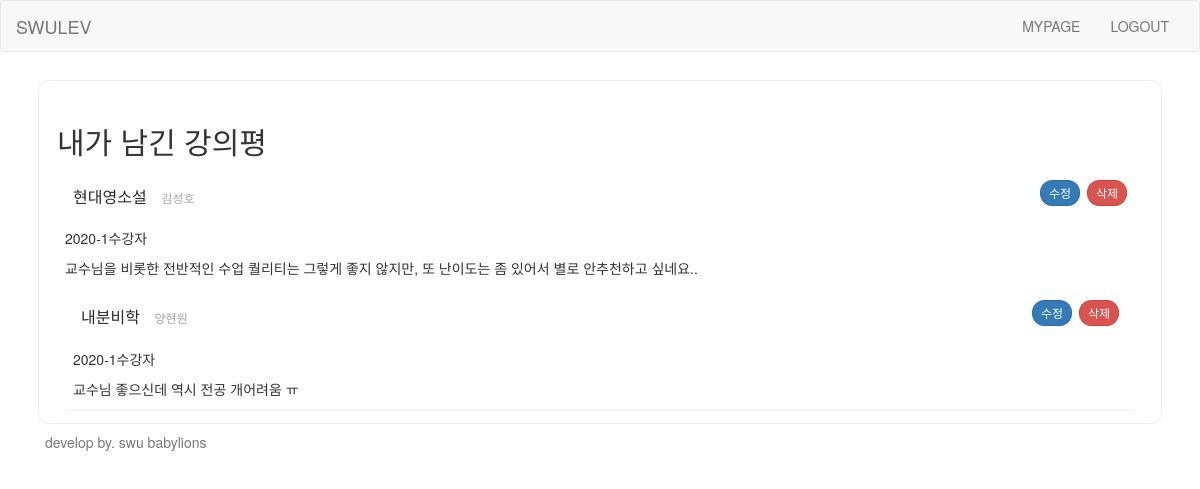
The app's page /mypage/ (signed in) with its own data.
### swuapp/models.py (models this page shows, shortened)
class Board(models.Model):
    content = models.TextField()
    quality = models.IntegerField()
    challenge = models.IntegerField()
    recommend = models.IntegerField()
    user = models.ForeignKey('Student_User', on_delete=models.CASCADE, related_name='user_id')
    lecture = models.ForeignKey('Lecture', on_delete=models.CASCADE, related_name='lecture')

class Lecture(models.Model):
    semester = models.CharField(max_length = 30)
    lectureid = models.CharField(max_length=20, primary_key=True, unique=True)
    lecturename = models.CharField(max_length=50)
    professor = models.CharField(max_length=50)

### swuapp/views.py (the view)
# urls.py: path('mypage/', mypage, name='mypage'),
def mypage(request):
    board = Board.objects.all
    lecture = Lecture.objects.all
    userlecture = UserLecture.objects.all
    if request.user.is_authenticated:
        username = str(request.user)
        mylecture = UserLecture.objects.filter(myuserid = str(request.user))
        return render(request, 'mypage.html', {'board':board, 'lecture':lecture, 'username':username, 'mylecture':mylecture})
    return render(request, 'mypage.html')

### swuapp/templates/mypage.html (shortened to what this page needs)
{% extends 'base.html' %}
{% block content %}
<div class="section">
    <h2>내가 남긴 강의평</h2>
    {% for board in board %}
    {% if board.user.userid == username %}
    <div class="mylectures">
      <span class="lecture">
        <h3>
          <span class="name">{{board.lecture.lecturename}}</span>
          <span class="professor">{{board.lecture.professor}}</span>
        </h3>
          <p class="info">
            <span class="semester">{{board.lecture.semester}}수강자</span>
          </p>
          <p class="text">{{board.content}}</p>
          <button type="button" class="btn btn-sm btn-primary" id="mypagebt" value={{board.lecture.lectureid}} onclick="location.href='{% url 'edit' board.id%}'">수정</button>
         <button type="button" class="btn btn-sm btn-danger" value={{board.lecture.lectureid}} onclick="location.href='{% url 'delete' board.id%}'">삭제</button>
        {% endif %}
        {%endfor%}
      </span>
    </div>
</div>
{% endblock %}

### swuapp/static/css/base.css (style rules this page uses)
div.section { margin: 8px 8px 8px 8px; padding: 24px 18px 12px 18px; border: 1px solid #ededed; border-radius: 12px; box-sizing: border-box; }
div.section div.mylectures span.lecture h3 { padding: 12px 0; margin: 0 72px 0 8px; font-weight: normal; white-space: nowrap; overflow: hidden; text-overflow: ellipsis; }
div.section div.mylectures span.lecture { position: relative; display: block; margin: 0 8px; border-bottom: 1px solid #f2f2f2; }
div.section div.mylectures span.lecture h3 span.name { color: #292929; font-size: 16px; }
div.section div.mylectures span.lecture h3 span.professor { margin-left: 8px; color: #a6a6a6; font-size: 12px; }
div.section div.mylectures span.lecture button { position: absolute; right: 8px; top: 12px; display: inline-block; padding: 0 8px; line-height: 24px; border-radius: 12px; font-size: 12px; }
#mypagebt { right: 55px !important; }

### records on screen
Board: lecture.lecturename "현대영소설", lecture.professor "김성호", lecture.semester "2020-1", content "교수님을 비롯한 전반적인 수업 퀄리티는 그렇게 좋지 않지만, 또 난이도는 좀 있어서 별로 안추천하고 싶네요.."
Board: lecture.lecturename "내분비학", lecture.professor "양현원", lecture.semester "2020-1", content "교수님 좋으신데 역시 전공 개어려움 ㅠ"
